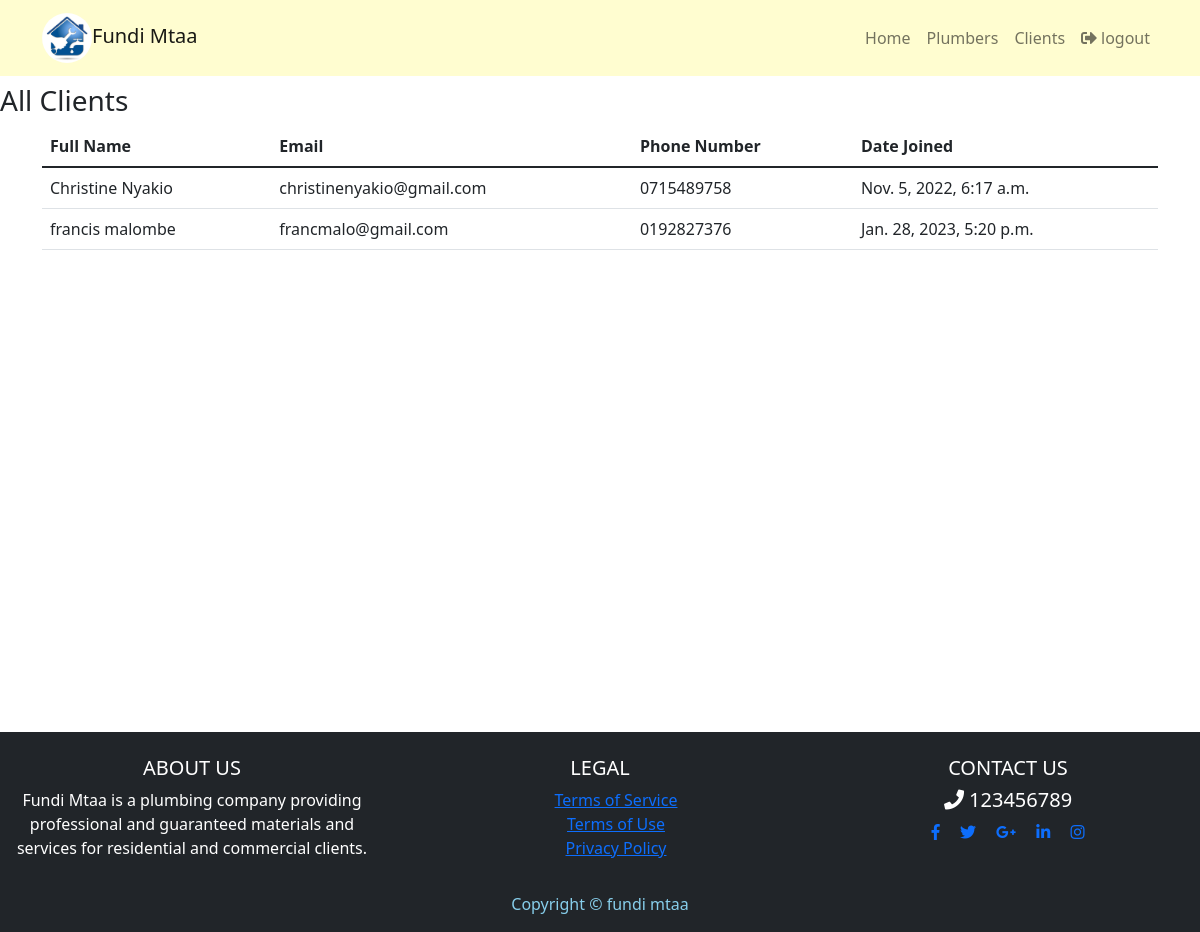
Page /allclients (signed in) on the committed database.
### accounts/models.py (models this page shows, shortened)
class Account(AbstractBaseUser):
    ROLES = [
        ('admin', 'admin'),
        ('client', 'client'),
        ('plumber', 'plumber'),
    ]
    id = models.UUIDField(primary_key=True, default=uuid.uuid4, editable=False)
    fullName = models.CharField(max_length=200)
    email = models.EmailField(max_length=254, unique=True)
    phoneNumber = models.CharField(max_length=20, unique=True)
    role = models.CharField(max_length=30,choices=ROLES)
    county = models.CharField(max_length=200, null=True, blank=True)
    date_joined = models.DateTimeField(
        verbose_name='date joined', auto_now_add=True)
    last_login = models.DateTimeField(verbose_name='last login', auto_now=True)
    is_admin = models.BooleanField(default=False)
    is_active = models.BooleanField(default=True)
    is_staff = models.BooleanField(default=False)
    is_superuser = models.BooleanField(default=False)
    USERNAME_FIELD = 'email'
    REQUIRED_FIELDS = ['fullName', 'phoneNumber', 'role']
    objects = AccountManager()

### jobs/views.py (the view)
# urls.py: path('allclients',views.get_all_clients,name="get_all_clients"),
@login_required(login_url='login_view')
def get_all_clients(request):
    context = {}
    clients = Account.objects.filter(role="client")
    context['clients'] = clients
    return render(request, 'jobs/allClients.html', context)

### templates/jobs/allClients.html
{% extends 'base.html' %}
{% load static %}
{% block content %}
    <link rel="stylesheet" href="{% static 'css/style.css' %}">
    {% include 'partials/navbar.html' %}
    <main>
        <h3 class="mt-2">All Clients</h3>
        <div class="container">
            <table class="table">
                <thead>
                    <th scope="col">Full Name</th>
                    <th scope="col">Email</th>
                    <th scope="col">Phone Number</th>
                    <th scope="col">Date Joined</th>
                </thead>
                <tbody>
                    {% for client in clients %}
                        <tr>
                            <td>{{client.fullName}}</td>
                            <td>{{client.email}}</td>
                            <td>{{client.phoneNumber}}</td>
                            <td>{{client.date_joined}}</td>
                        </tr>
                    {% endfor %}
                </tbody>
            </table>
        </div>
    </main>
    {% include 'partials/footer.html' %}
{% endblock content %}

### static/css/style.css (style rules this page uses)
main { min-height: 80vh; }

### rows in the picture
Account: fullName "Christine Nyakio", email "christinenyakio@gmail.com", phoneNumber "0715489758", date_joined "Nov. 5, 2022, 6:17 a.m."
Account: fullName "francis malombe", email "francmalo@gmail.com", phoneNumber "0192827376", date_joined "Jan. 28, 2023, 5:20 p.m."
